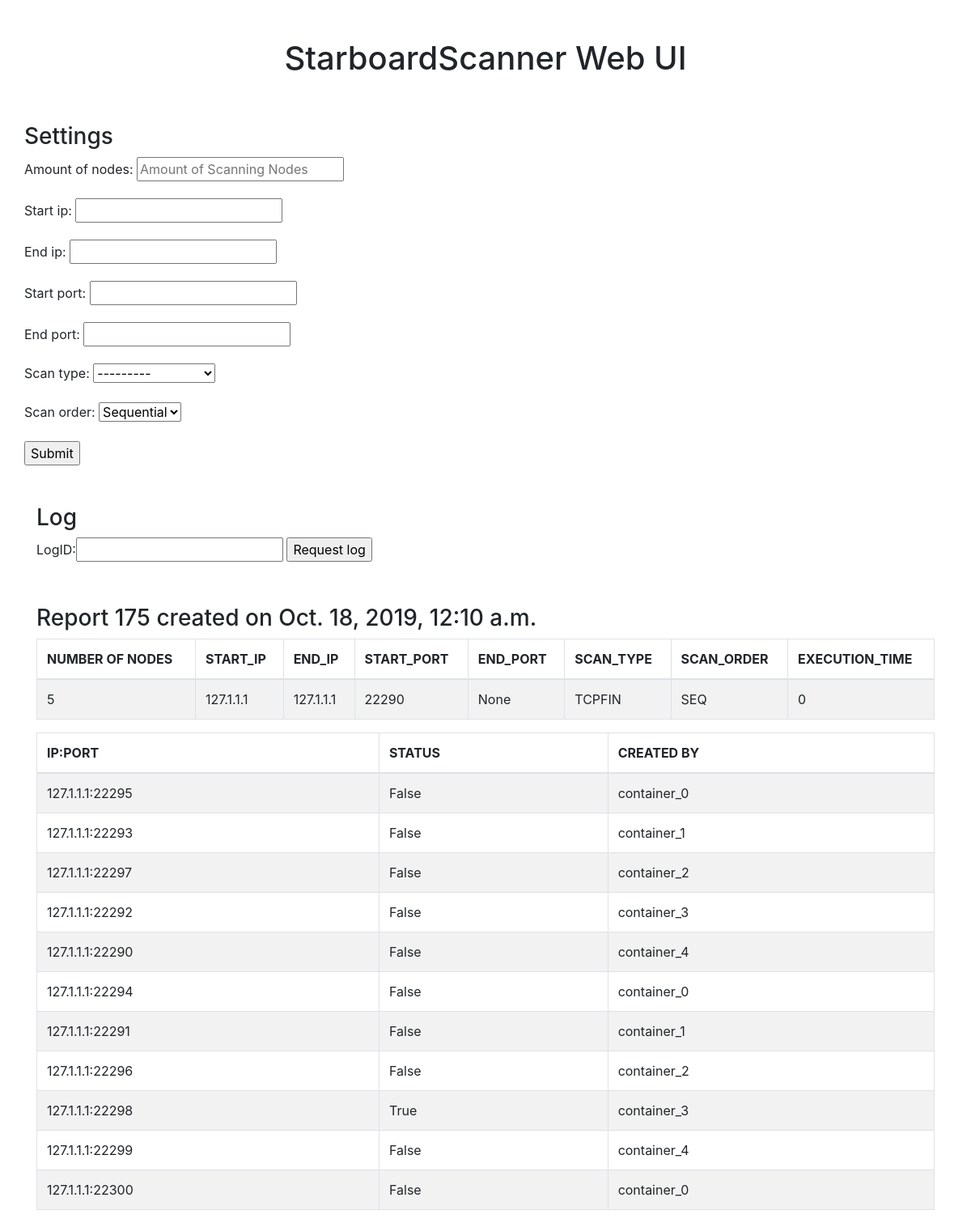
Screenshot of /sb/ with the database file from the repository.
### starboardscanner_app/models.py (models this page shows, shortened)
class Report(models.Model):
    SCAN_TYPE_CHOICES = (
        ('ALIVE', 'Is-Alive'),
        ('FULLTCP', 'Full TCP connect'),
        ('TCPSYN', 'TCP SYN'),
        ('TCPFIN', 'TCP FIN'),
    )
    SCAN_ORDER_CHOICES = (
        ('SEQ', 'Sequential'),
        ('RAND', 'Random'),
    )
    amount_of_nodes = models.IntegerField()
    start_ip = models.CharField(max_length=39)  # max length of ip6 address stored as string
    end_ip = models.CharField(max_length=39)  # max length of ip6 address stored as string
    start_port = models.IntegerField(null=True)
    end_port = models.IntegerField(null=True)
    date_created = models.DateTimeField(auto_now_add=True)
    scan_type = models.CharField(
        max_length=7,
        choices=SCAN_TYPE_CHOICES,
    )
    scan_order = models.CharField(
        max_length=4,
        choices=SCAN_ORDER_CHOICES,
        default='SEQ'
    )
    execution_time = models.IntegerField(default=0)

class Record(models.Model):
    ip_port = models.CharField(max_length=50)
    status = models.CharField(max_length=50)
    created_by = models.CharField(max_length=50)
    date_added = models.DateTimeField(auto_now_add=True)
    report_id = models.ForeignKey(Report, related_name='records', on_delete=models.CASCADE)

### starboardscanner_app/views.py (the view)
# urls.py: 2. Add a URL to urlpatterns:  path('', views.home, name='home')
@ensure_csrf_cookie
def home(request):
    if request.method == 'POST':
        if request.POST.get("request_log_btn"):
            form = LogForm(request.POST)
            if form.is_valid():
                print('requesting log')
                print(form.cleaned_data['logID'])
                if form.cleaned_data['logID'] > Report.objects.last().pk:
                    report_id = Report.objects.last().pk
                else:
                    report_id = form.cleaned_data['logID']
                context = {'report': Report.objects.get(pk=report_id), 'form_logID': LogForm(), 'form_input':ReportForm()}
                return render(request, 'starboardscanner_app/starboardscanner_app.html', context)
        elif request.POST.get("execute_job_btn"):
            form = ReportForm(request.POST)
            if form.is_valid():
                print("Submit button clicked")
                amount_of_nodes = form.cleaned_data['amount_of_nodes']
                start_ip = form.cleaned_data['start_ip']
                end_ip = form.cleaned_data['end_ip']
                start_port = form.cleaned_data['start_port']
                end_port = form.cleaned_data['end_port']
                scan_type = form.cleaned_data['scan_type']
                scan_order = form.cleaned_data['scan_order']
                current_report = Report(amount_of_nodes=amount_of_nodes, start_ip=start_ip, end_ip=end_ip,
                                        start_port=start_port,
                                        scan_type=scan_type, scan_order=scan_order)
                current_report.save()
                containers_dict_send = {}
                containers_dict_diff = {}
                os.chdir(os.path.abspath(os.path.dirname(__file__)))
                os.chdir('..')
                os.chdir('network')
                for i in range(amount_of_nodes):
                    containers_dict_send[f'container_{i}'] = 0
                    containers_dict_diff[f'container_{i}'] = 0
                job_list = []
                start_ip_end = [int(x) for x in map(str.strip, start_ip.split('.')) if x][-1]
                end_ip_end = [int(x) for x in map(str.strip, end_ip.split('.')) if x][-1]
                for ip in range(start_ip_end, end_ip_end + 1):
                    for port in range(start_port, end_port + 1):
                        curr_ip_port = start_ip[:-len(str(start_ip_end))] + str(ip) + ":" + str(port)
                        job_list.append(curr_ip_port)
                if scan_order is 'Random' or 'RAND':
                    print(scan_order)
                    random.shuffle(job_list)
                start_time_job = time.process_time()
                c=0
                for job in job_list:
                    for key, value in containers_dict_send.items():
                        received_cnt = Record.objects.filter(created_by=key).count()
                        containers_dict_diff[key] = containers_dict_send[key] - received_cnt
                    container = min(containers_dict_send, key=containers_dict_send.get)
                    containers_dict_send[container] += 1
                    job = {
                        'ip_port': job,
                        'scan_type': scan_type,
                        'report_id': Report.objects.last().pk,
                    }
                    print(job)
                    job_endpoint_of_flask_scanningnode = f'http://127.0.0.1:{30000+c%int(amount_of_nodes)}'
                    c+=1
                    res = requests.post(job_endpoint_of_flask_scanningnode, json=job)
                end_time_job = time.process_time()
                Report.objects.filter(pk=Report.objects.last().pk).update(execution_time=(end_time_job - start_time_job))
                context = {'report': Report.objects.last(), 'form_logID': LogForm(), 'form_input': ReportForm()}
                return render(request, 'starboardscanner_app/starboardscanner_app.html', context)
    else:
        print("rendering latest report")
        context = {'report': Report.objects.last(), 'form_logID': LogForm(),
                   'form_input': ReportForm()}
        return render(request, 'starboardscanner_app/starboardscanner_app.html', context)

### starboardscanner_app/forms.py
class LogForm(forms.Form):
    logID = forms.IntegerField(label='LogID')

class ReportForm(ModelForm):
    class Meta:
        model = Report
        fields = ['amount_of_nodes', 'start_ip', 'end_ip', 'start_port', 'end_port', 'scan_type', 'scan_order']
        widgets = {
            'amount_of_nodes': TextInput(attrs={'placeholder': 'Amount of Scanning Nodes'}),
        }

### starboardscanner_app/templates/starboardscanner_app/starboardscanner_app.html (shortened to what this page needs)
{% extends "starboardscanner_app/base.html" %}
{% block starboardscanner_dashboard %}
    <div class="container">
        <div class="row">
          <div class="col-lg-12 text-center">
            <h1 class="mt-5">StarboardScanner Web UI</h1>
          </div>
        </div>
    </div>
    <div class="container">
        <div class="row">
            <div class="col-xs-6">
                 <div class="container">
                     <div class="row">
                         <div>
                             <div>
                                 <h3 class="mt-5">Settings</h3>
                             </div>
                                <form action="#" method="post">
                                    {% for field in form_input %}
                                        <div class="fieldWrapper">
                                            <div class="form-group">
                                            {{ field.label_tag }} {{ field }}
                                            </div>
                                        </div>
                                    {% endfor %}
                                    <input name="execute_job_btn" type="submit" value="Submit">
                                </form>
                             </div>
                         </div>
                     </div>
                 </div>
            </div>
            <div class="col-xs-6">
                <div class="container">
                     <div class="row">
                         <div>
                             <div>
                            <h3 class="mt-5">Log</h3>
                        </div>
                        <div>
                            <form action="#" method="post">
                                {{ form_logID }}
                            <input name="request_log_btn" type="submit" value="Request log">
                            </form>
                        </div>
                         </div>
                     </div>
                </div>
                  <div>
                    <h3 class="mt-5">Report {{ report.id }} created on {{ report.date_created }}</h3>
                    <table class="table table-bordered table-striped">
                    <thead>
                        <tr>
                            <th scope="col">NUMBER OF NODES</th>
                            <th scope="col">START_IP</th>
                            <th scope="col">END_IP</th>
                            <th scope="col">START_PORT</th>
                            <th scope="col">END_PORT</th>
                            <th scope="col">SCAN_TYPE</th>
                            <th scope="col">SCAN_ORDER</th>
                            <th scope="col">EXECUTION_TIME</th>
                        </tr>
                    </thead>
                    <tbody>
                        <tr>
                             <td>{{report.amount_of_nodes}}</td>
                             <td>{{report.start_ip}}</td>
                             <td> {{report.end_ip}}</td>
                             <td>{{report.start_port}}</td>
                             <td>{{report.end_port}}</td>
                             <td>{{report.scan_type}}</td>
                             <td>{{report.scan_order}}</td>
                             <td>{{report.execution_time}}</td>
                        </tr>
                    </tbody>
                    </table>
                    <table class="table table-bordered table-striped">
                    <thead>
                        <tr>
                            <th scope="col">IP:PORT</th>
                            <th scope="col">STATUS</th>
                            <th scope="col">CREATED BY</th>
                        </tr>
                    </thead>
                    <tbody>
                    {% for record in report.records.all %}
                        <tr>
                            <td>{{ record.ip_port }}</td>
                            <td>{{ record.status }}</td>
                            <td>{{ record.created_by }}</td>
                        </tr>
                    {% endfor %}
                    </tbody>
                    </table>
                </div>
        </div>
    </div>
{% endblock starboardscanner_dashboard %}

### rows the page displays
Report: id "175", date_created "Oct. 18, 2019, 12:10 a.m.", amount_of_nodes "5", start_ip "127.1.1.1", end_ip "127.1.1.1", start_port "22290", end_port "None", scan_type "TCPFIN", scan_order "SEQ", execution_time "0"

### other values shown
{{ field.label_tag }} "Amount of nodes:" "Start ip:" "End ip:" "Start port:" "End port:" "Scan type:" "Scan order:"
